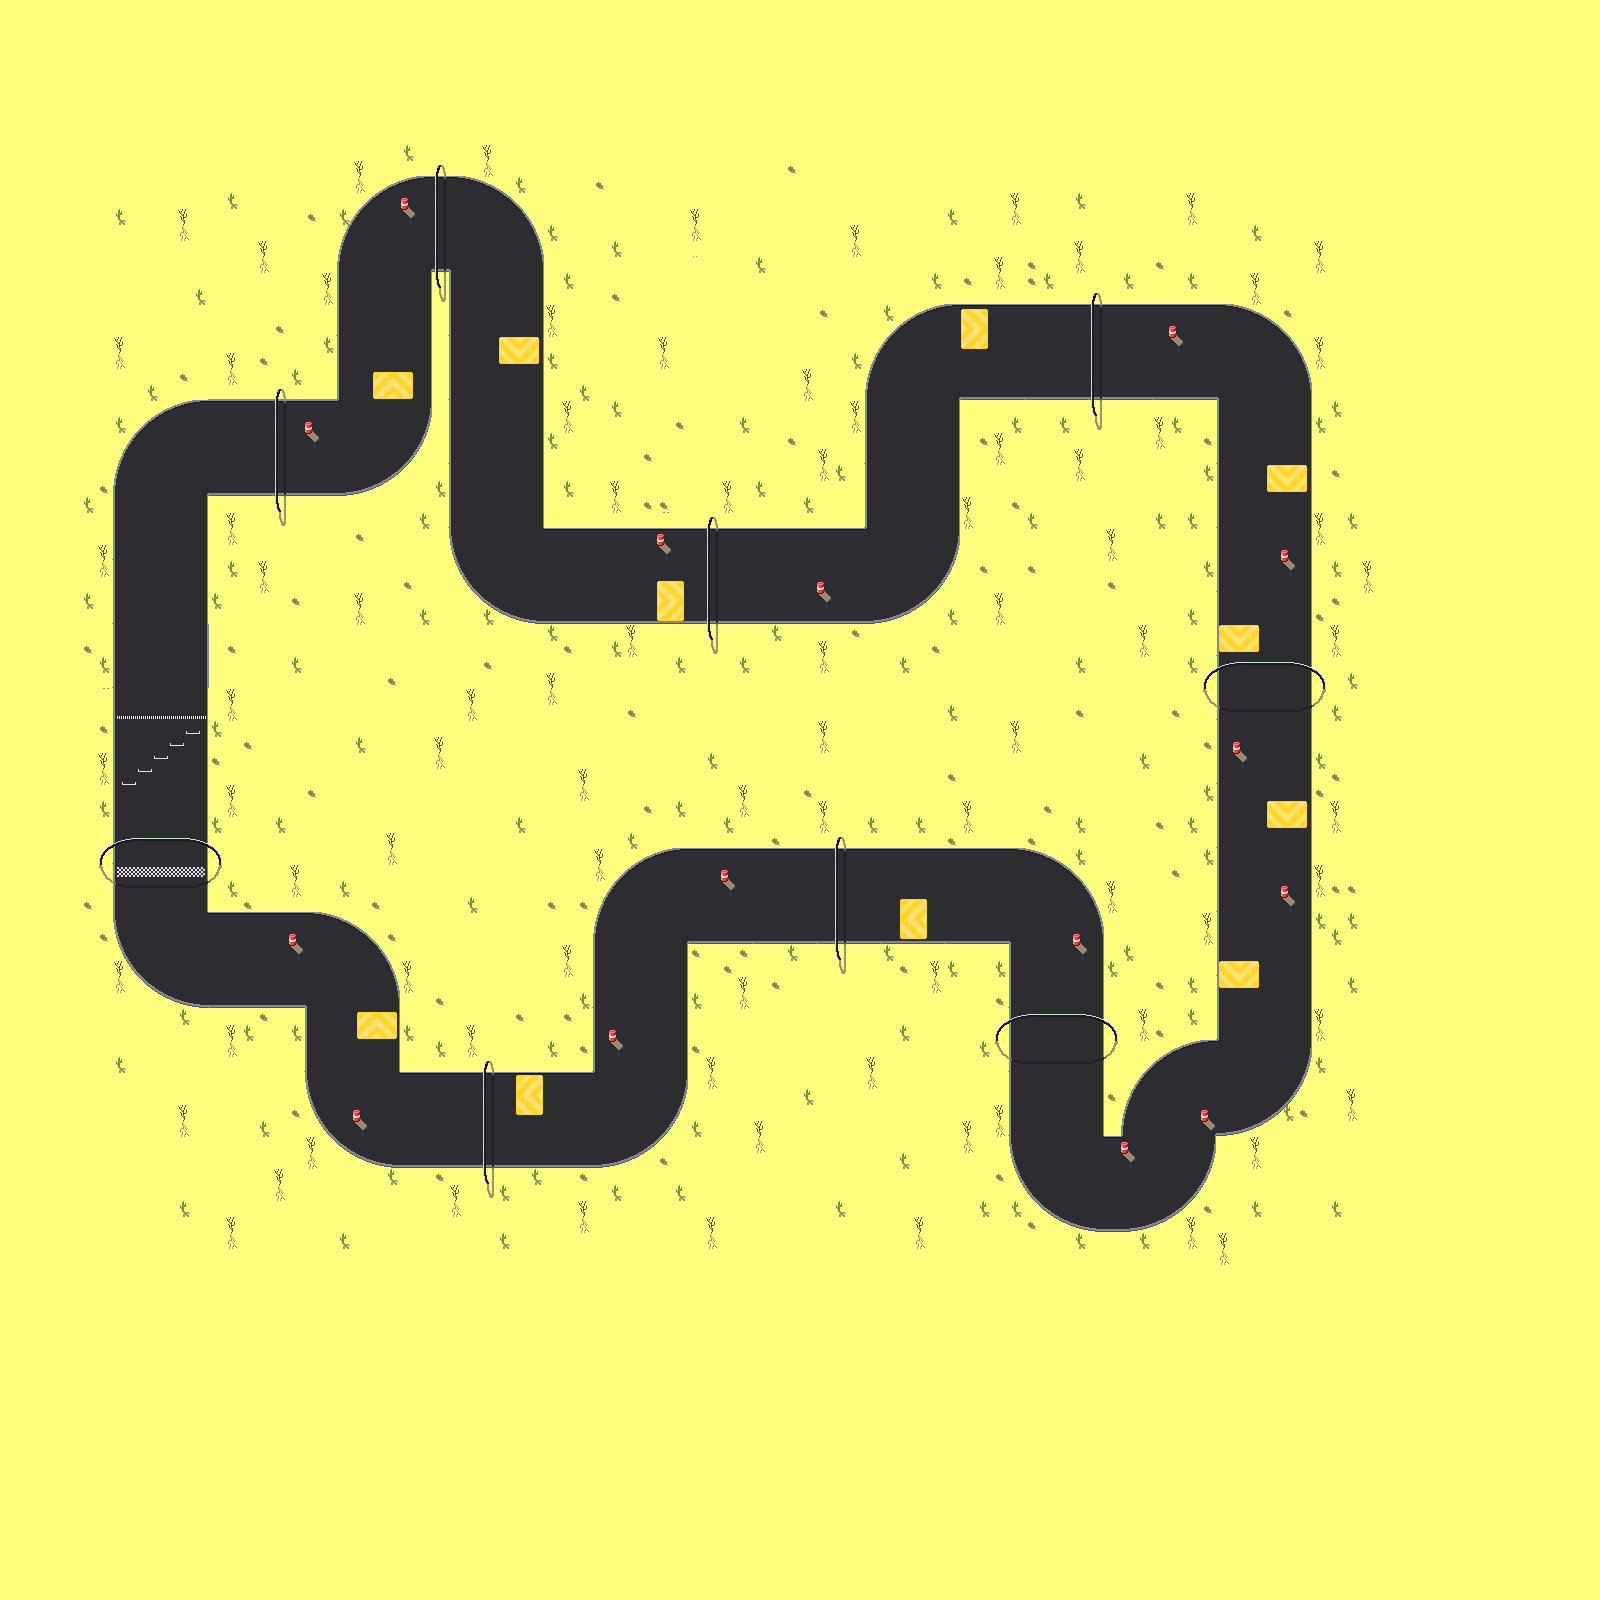

Below is a game level as drawn by its tile map, then a one-line description and the .tmx that defines it (tile-layer data replaced by summaries):
An orthogonal 100x100 tile map with 16x16 px tiles, 5 tile layers (Track, Checkpoints, Oil, plants, ...), 9 hidden layers not drawn and 45 objects.

<map version="1.10" tiledversion="1.11.2" orientation="orthogonal" renderorder="right-down" width="100" height="100" tilewidth="16" tileheight="16" infinite="0" backgroundcolor="#ffff7f" nextlayerid="24" nextobjectid="84">
 <tileset firstgid="1" source="track.tsx" />
 <layer id="1" name="Track" width="100" height="100">
  <data>[10000 cells, 1926 non-empty, 297 distinct tile ids]</data>
 </layer>
 <objectgroup id="4" name="Cars">
  <object id="10" gid="2307" x="134.091" y="788.455" width="16" height="16">
   <properties>
    <property name="texture" value="red" />
   </properties>
  </object>
  <object id="11" gid="2308" x="166.091" y="762.545" width="16" height="16">
   <properties>
    <property name="texture" value="blue" />
   </properties>
  </object>
 </objectgroup>
 <objectgroup id="6" name="CheckpointsZone" visible="0">
  <object id="18" x="112" y="864" width="96" height="16">
   <properties>
    <property name="activated" type="bool" value="false" />
    <property name="id" type="int" value="9" />
    <property name="type" value="checkpoint" />
   </properties>
  </object>
  <object id="20" x="272" y="400" width="16" height="96">
   <properties>
    <property name="activated" type="bool" value="false" />
    <property name="id" type="int" value="1" />
    <property name="type" value="checkpoint" />
   </properties>
  </object>
  <object id="22" x="432" y="176" width="16" height="96">
   <properties>
    <property name="activated" type="bool" value="false" />
    <property name="id" type="int" value="2" />
    <property name="type" value="checkpoint" />
   </properties>
  </object>
  <object id="23" x="704" y="528" width="16" height="96">
   <properties>
    <property name="activated" type="bool" value="false" />
    <property name="id" type="int" value="3" />
    <property name="type" value="checkpoint" />
   </properties>
  </object>
  <object id="24" x="1088" y="304" width="16" height="96">
   <properties>
    <property name="activated" type="bool" value="false" />
    <property name="id" type="int" value="4" />
    <property name="type" value="checkpoint" />
   </properties>
  </object>
  <object id="25" x="1216" y="688" width="96" height="16">
   <properties>
    <property name="activated" type="bool" value="false" />
    <property name="id" type="int" value="5" />
    <property name="type" value="checkpoint" />
   </properties>
  </object>
  <object id="27" x="1008" y="1024" width="96" height="16">
   <properties>
    <property name="activated" type="bool" value="false" />
    <property name="id" type="int" value="6" />
    <property name="type" value="checkpoint" />
   </properties>
  </object>
  <object id="28" x="832" y="848" width="16" height="96">
   <properties>
    <property name="activated" type="bool" value="false" />
    <property name="id" type="int" value="7" />
    <property name="type" value="checkpoint" />
   </properties>
  </object>
  <object id="29" x="480" y="1072" width="16" height="96">
   <properties>
    <property name="activated" type="bool" value="false" />
    <property name="id" type="int" value="8" />
    <property name="type" value="checkpoint" />
   </properties>
  </object>
 </objectgroup>
 <layer id="3" name="Checkpoints" width="100" height="100">
  <data>[10000 cells, 169 non-empty, 42 distinct tile ids]</data>
 </layer>
 <layer id="7" name="checkpoint_1" width="100" height="100" visible="0">
  <data>[10000 cells, 14 non-empty, 10 distinct tile ids]</data>
 </layer>
 <layer id="8" name="checkpoint_2" width="100" height="100" visible="0">
  <data>[10000 cells, 9 non-empty, 9 distinct tile ids]</data>
 </layer>
 <layer id="9" name="checkpoint_3" width="100" height="100" visible="0">
  <data>[10000 cells, 9 non-empty, 9 distinct tile ids]</data>
 </layer>
 <layer id="10" name="checkpoint_4" width="100" height="100" visible="0">
  <data>[10000 cells, 9 non-empty, 9 distinct tile ids]</data>
 </layer>
 <layer id="11" name="checkpoint_5" width="100" height="100" visible="0">
  <data>[10000 cells, 32 non-empty, 32 distinct tile ids]</data>
 </layer>
 <layer id="12" name="checkpoint_6" width="100" height="100" visible="0">
  <data>[10000 cells, 32 non-empty, 32 distinct tile ids]</data>
 </layer>
 <layer id="13" name="checkpoint_7" width="100" height="100" visible="0">
  <data>[10000 cells, 9 non-empty, 9 distinct tile ids]</data>
 </layer>
 <layer id="14" name="checkpoint_8" width="100" height="100" visible="0">
  <data>[10000 cells, 9 non-empty, 9 distinct tile ids]</data>
 </layer>
 <layer id="15" name="checkpoint_9" width="100" height="100" visible="0">
  <data>[10000 cells, 32 non-empty, 32 distinct tile ids]</data>
 </layer>
 <layer id="19" name="Oil" width="100" height="100">
  <data>[10000 cells, 30 non-empty, 2 distinct tile ids]</data>
 </layer>
 <layer id="20" name="plants" width="100" height="100">
  <data>[10000 cells, 613 non-empty, 6 distinct tile ids]</data>
 </layer>
 <objectgroup id="21" name="softObstacles">
  <object id="43" x="304" y="416" width="16" height="16">
   <properties>
    <property name="type" value="oil" />
   </properties>
  </object>
  <object id="44" x="400" y="192" width="16" height="16">
   <properties>
    <property name="type" value="oil" />
   </properties>
  </object>
  <object id="45" x="656" y="528" width="16" height="16">
   <properties>
    <property name="type" value="oil" />
   </properties>
  </object>
  <object id="46" x="816" y="576" width="16" height="16">
   <properties>
    <property name="type" value="oil" />
   </properties>
  </object>
  <object id="47" x="1168" y="320" width="16" height="16">
   <properties>
    <property name="type" value="oil" />
   </properties>
  </object>
  <object id="48" x="1280" y="544" width="16" height="16">
   <properties>
    <property name="type" value="oil" />
   </properties>
  </object>
  <object id="49" x="1232" y="736" width="16" height="16">
   <properties>
    <property name="type" value="oil" />
   </properties>
  </object>
  <object id="50" x="1280" y="880" width="16" height="16">
   <properties>
    <property name="type" value="oil" />
   </properties>
  </object>
  <object id="51" x="1200" y="1104" width="16" height="16">
   <properties>
    <property name="type" value="oil" />
   </properties>
  </object>
  <object id="52" x="1120" y="1136" width="16" height="16">
   <properties>
    <property name="type" value="oil" />
   </properties>
  </object>
  <object id="53" x="1072" y="928" width="16" height="16">
   <properties>
    <property name="type" value="oil" />
   </properties>
  </object>
  <object id="54" x="720" y="864" width="16" height="16">
   <properties>
    <property name="type" value="oil" />
   </properties>
  </object>
  <object id="55" x="608" y="1024" width="16" height="16">
   <properties>
    <property name="type" value="oil" />
   </properties>
  </object>
  <object id="56" x="352" y="1104" width="16" height="16">
   <properties>
    <property name="type" value="oil" />
   </properties>
  </object>
  <object id="59" x="288" y="928" width="16" height="16">
   <properties>
    <property name="type" value="oil" />
   </properties>
  </object>
  <object id="64" x="499" y="337" width="40" height="27">
   <properties>
    <property name="type" value="booster" />
   </properties>
  </object>
  <object id="66" x="373" y="372" width="40" height="27">
   <properties>
    <property name="type" value="booster" />
   </properties>
  </object>
  <object id="71" x="657" y="581" width="27" height="40">
   <properties>
    <property name="type" value="booster" />
   </properties>
  </object>
  </objectgroup>
 <layer id="16" name="boosters" width="100" height="100">
  <data>[10000 cells, 88 non-empty, 7 distinct tile ids]</data>
 </layer>
 <objectgroup id="18" name="MapBorder">
  <!-- 8 objects omitted --></objectgroup>
</map>
<!-- 16 of 45 objects omitted -->
